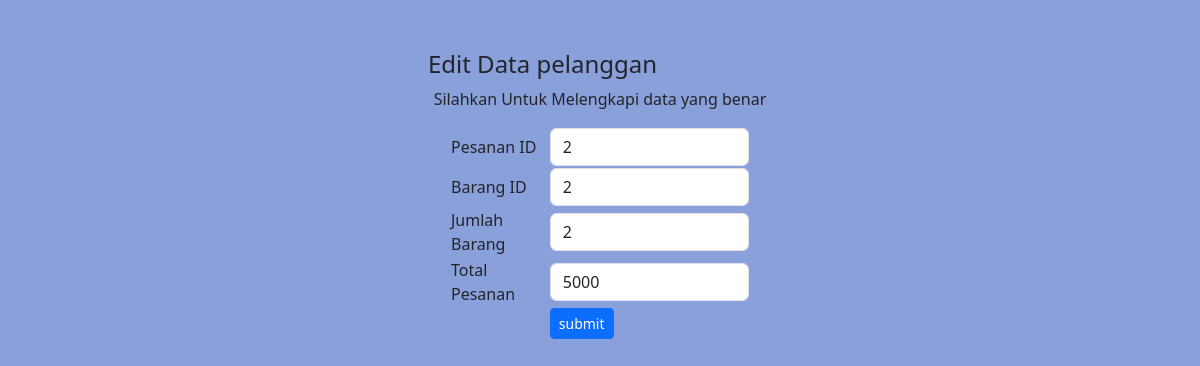
Page /admin/edit_detail_pesanan.php?id=2 on the earlier database version.
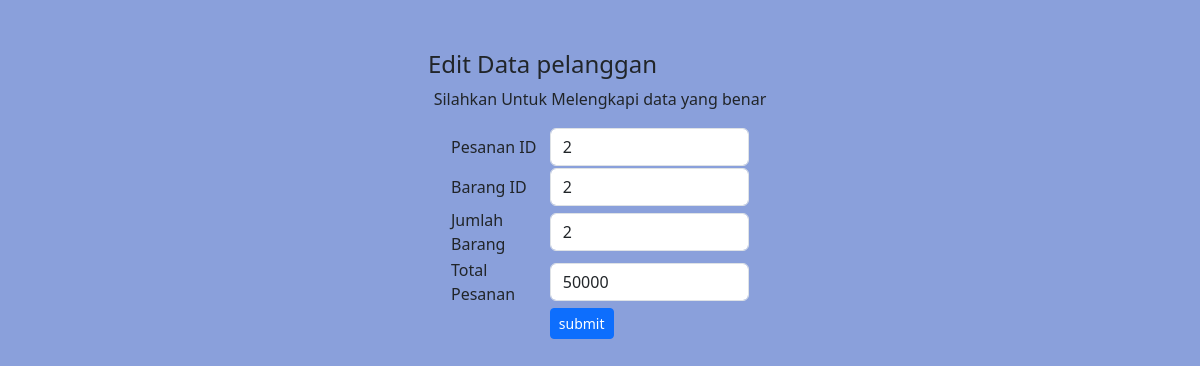
Same page on the later database version.
### tables this page shows
CREATE TABLE `detail_pesanan` (
  `id` int(11) NOT NULL,
  `pesanan_id` int(30) DEFAULT NULL,
  `barang_id` int(30) DEFAULT NULL,
  `jumlah_barang` int(20) DEFAULT NULL,
  `total_pesanan` int(50) DEFAULT NULL
);

### admin/edit_detail_pesanan.php (the view, shortened to what this page needs)
<!DOCTYPE html>
<html lang="en">
<head>
    <link href="https://cdn.jsdelivr.net/npm/bootstrap@5.3.2/dist/css/bootstrap.min.css" rel="stylesheet">
</head>
<?php
include("connection.php");
$id= $_GET['id'];
$detail_pesanan = mysqli_query($connection, " SELECT * FROM detail_pesanan WHERE id = '$id'");
foreach ($detail_pesanan as $detail_pesanan) {
    $pesanan_id = $detail_pesanan['pesanan_id'];
    $barang_id= $detail_pesanan['barang_id'];
    $jumlah_barang= $detail_pesanan['jumlah_barang'];
    $total_pesanan= $detail_pesanan['total_pesanan'];
}
?>
<body style="background-color: #8aa0db;">
    <form name="tambahdpForm" action="proses_edit_detail_pesanan.php?id=<?php echo $id; ?>" method="post" onsubmit="return validateForm();">
        <h4 style="margin-top: 50px;  text-align: center; margin-right: 115px;">Edit Data pelanggan</h4>
        <p style="text-align: center; ">Silahkan Untuk Melengkapi data yang benar</p>
        <table width="25%" align="center">
            <tr>
                <td>
                   Pesanan ID
                </td>
                <td><input type="number" class="form-control" name="pesanan_id" value="<?php echo $pesanan_id; ?>"></td>
            </tr>
            <tr>
                <td>
                   Barang ID
                </td>
                <td><input type="number" class="form-control" name="barang_id" value="<?php echo $barang_id; ?>"></td>
            </tr>
            <tr>
                <td>
                   Jumlah Barang
                </td>
                <td><input type="number" class="form-control" name="jumlah_barang" value="<?php echo $jumlah_barang; ?>"></td>
            </tr>
            <tr>
                <td>
                   Total Pesanan
                </td>
                <td><input type="number" class="form-control" name="total_pesanan" value="<?php echo $total_pesanan; ?>"></td>
            </tr>
            <td></td>
            <td> <input type="submit" name="submit" value="submit" class="btn btn-primary btn-sm"></td>
        </table>
    </form>
</body>
</html>

Differences in the rows shown:
changed detail_pesanan: total_pesanan "5000" → "50000"
